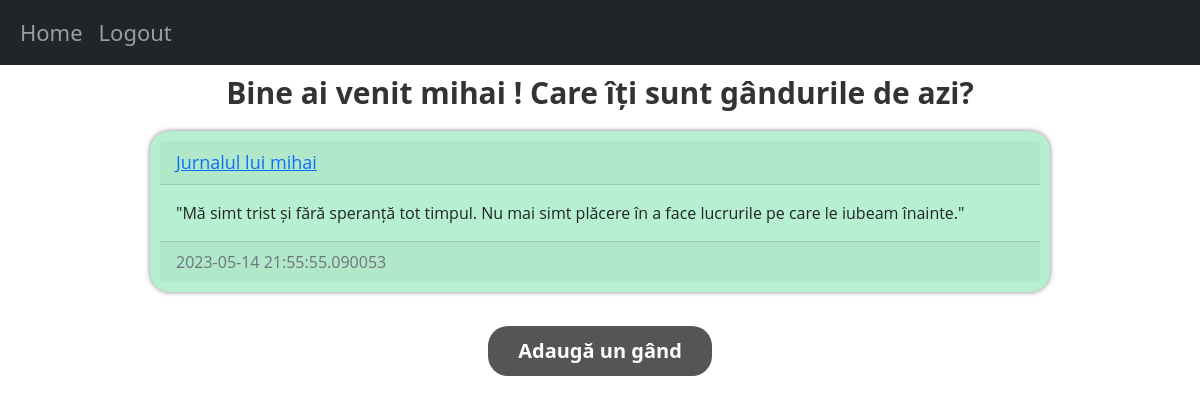
/home/pacient (signed in), run on the app's committed database.
### website/domain/models.py (models this page shows)
class User(db.Model, UserMixin):
    id = db.Column(db.Integer, primary_key=True)
    email = db.Column(db.String(150), unique=True)
    username = db.Column(db.String(150), unique=True)
    password = db.Column(db.String(150))
    email_confirmed_at = db.Column(db.DateTime(timezone=True), default=datetime.now())
    date_created = db.Column(db.DateTime(timezone=True), default=datetime.now())
    posts = db.relationship('Post', backref='user', passive_deletes=True)
    role = db.Column(db.String(100))

class Post(db.Model):
    id = db.Column(db.Integer, primary_key=True)
    text = db.Column(db.Text, nullable=False)
    date_created = db.Column(db.DateTime(timezone=True), default=datetime.now())
    author = db.Column(db.Integer, db.ForeignKey(
        'user.id', ondelete="CASCADE"), nullable=False)
    result = db.Column(db.String(150))

### website/controller/pacientView.py (the view)
    @staticmethod
    @views.route("/home/pacient")
    @login_required
    @__role_required('pacient')
    def home_Pacient():
        posts = Post.query.filter_by(author=current_user.id).all()
        pacienti = Pacient.query.filter_by(terapeut_asignat=current_user.id)
        lista_finala = []
        for post in posts:
            if post.date_created!= None and post.date_created.date() == date.today():
                lista_finala.append(post)
        if current_user.role == 'terapeut':
            return render_template("homeTerapeut.html", user=current_user, pacienti=pacienti)
        else:
            return render_template("homePacient.html", user=current_user, posts=lista_finala)

### website/controller/pacientView.py (called while the page is built)
    @staticmethod
    def __role_required(role):
        def decorator(func):
            @wraps(func)
            def wrapper(*args, **kwargs):
                if not current_user.role == role:
                    return "Unauthorized access", 403
                return func(*args, **kwargs)
            return wrapper
        return decorator

### website/templates/homePacient.html
{% extends "jurnal.html" %} {% block title %}Home{% endblock %}

### website/templates/jurnal.html
{% extends "base.html" %} {% block title %}Home{% endblock %} {% block content
%}
<h1 align="center" style="font-size: 30px ;
  font-weight: bold ;
  color: #333;
  padding: 10px">{% block header %} Bine ai venit {{user.username}} !
{% block subheader %}Care îți sunt gândurile de azi?{% endblock %}
{% endblock %}</h1>
<div id="posts">
  {% for post in posts %}
  <div class="card border-dark" style="background-color: #b6f0d0;
  box-shadow: 0px 0px 5px rgba(0, 0, 0, 0.5);
  margin: 10px auto;
  max-width: 900px;
  padding: 10px;
  border-radius: 20px;
  border: none;
  font-family: 'Open Sans', sans-serif !important;">
    <div class="card-header d-flex justify-content-between align-items-center">
      <a href="/jurnal" style="font-size: 18px;">Jurnalul lui {{post.user.username}}</a>
    </div>
    <div class="card-body" >
      <div class="card-text" style="font-size: 16px;">{{post.text}}</div>
    </div>
    <div class="card-footer text-muted">{{post.date_created}}</div>
  </div>
  <br/> {% endfor %}
</div>
{% block footer %}
<div align="center">
  <a href="/create-post"
    ><button type="button" >
      Adaugă un gând
    </button></a
  >
</div>
{% endblock %} {% endblock %}

### website/static/style.css (style rules this page uses)
body { font-family: 'Open Sans', sans-serif; background-color: #F5F5F5; color: #333; }
button { background-color: #555; border: none; color: #fff; padding: 10px 30px; text-align: center; font-size: 20px !important; font-weight: bold; margin: 20px auto; max-width: 600px; border-radius: 20px !important; cursor: pointer; }
a { color: #4CAF50; text-decoration: none; }

### data on the page
User: username "mihai"
Post: user.username "mihai", text "\"Mă simt trist și fără speranță tot timpul. Nu mai simt plăcere în a face lucrurile pe care le iubeam înainte.\"", date_created "2023-05-14 21:55:55.090053"
